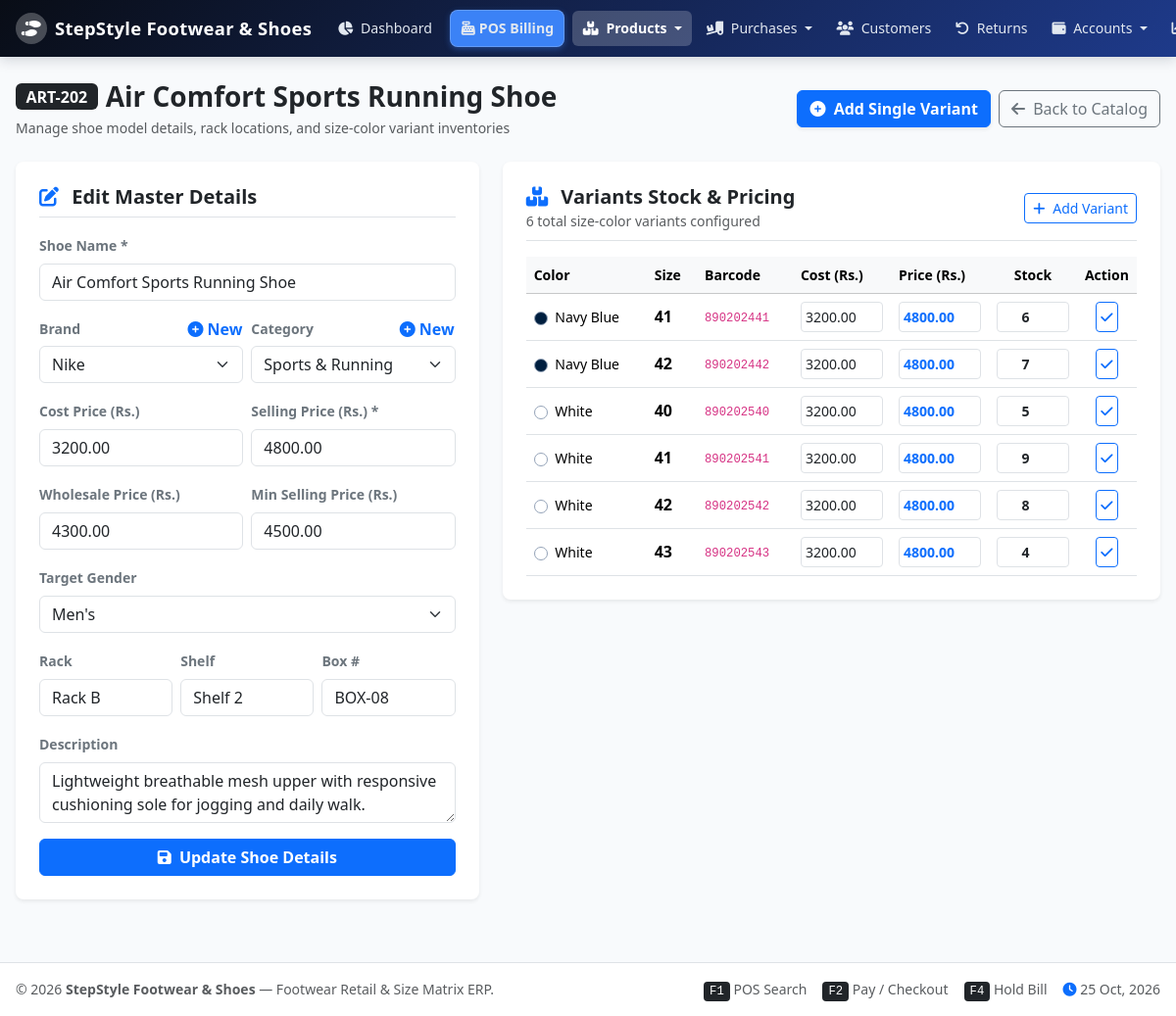
Screenshot of /product_edit.php?id=2 (signed in) with the database file from the repository.
### tables this page shows
CREATE TABLE `products` (
  `id` INT AUTO_INCREMENT PRIMARY KEY,
  `article_code` VARCHAR(50) UNIQUE NOT NULL,  
  `name` VARCHAR(150) NOT NULL,
  `category_id` INT NULL,
  `brand_id` INT NULL,
  `gender` ENUM('men', 'women', 'kids', 'unisex') NOT NULL DEFAULT 'men',
  `description` TEXT NULL,
  `image` VARCHAR(255) NULL,
  `base_purchase_price` DECIMAL(10,2) NOT NULL DEFAULT 0.00,
  `base_selling_price` DECIMAL(10,2) NOT NULL DEFAULT 0.00,
  `wholesale_price` DECIMAL(10,2) NOT NULL DEFAULT 0.00,
  `min_selling_price` DECIMAL(10,2) NOT NULL DEFAULT 0.00,
  `rack_location` VARCHAR(50) NULL,
  `shelf_location` VARCHAR(50) NULL,
  `box_number` VARCHAR(50) NULL,
  `is_active` TINYINT(1) NOT NULL DEFAULT 1,
  `created_at` TIMESTAMP DEFAULT CURRENT_TIMESTAMP,
  FOREIGN KEY (`category_id`) REFERENCES `categories`(`id`) ON DELETE SET NULL,
  FOREIGN KEY (`brand_id`) REFERENCES `brands`(`id`) ON DELETE SET NULL
);

CREATE TABLE `brands` (
  `id` INT AUTO_INCREMENT PRIMARY KEY,
  `name` VARCHAR(100) NOT NULL,
  `description` VARCHAR(255) NULL,
  `created_at` TIMESTAMP DEFAULT CURRENT_TIMESTAMP
);

CREATE TABLE `categories` (
  `id` INT AUTO_INCREMENT PRIMARY KEY,
  `name` VARCHAR(100) NOT NULL,
  `name_ur` VARCHAR(100) NULL,
  `slug` VARCHAR(100) NOT NULL,
  `created_at` TIMESTAMP DEFAULT CURRENT_TIMESTAMP
);

CREATE TABLE `product_variants` (
  `id` INT AUTO_INCREMENT PRIMARY KEY,
  `product_id` INT NOT NULL,
  `size_id` INT NOT NULL,
  `color_id` INT NOT NULL,
  `sku` VARCHAR(100) UNIQUE NULL,
  `barcode` VARCHAR(100) UNIQUE NOT NULL,
  `purchase_price` DECIMAL(10,2) NOT NULL DEFAULT 0.00,
  `selling_price` DECIMAL(10,2) NOT NULL DEFAULT 0.00,
  `stock_qty` INT NOT NULL DEFAULT 0,
  `damaged_qty` INT NOT NULL DEFAULT 0,
  `alert_qty` INT NOT NULL DEFAULT 2,
  `created_at` TIMESTAMP DEFAULT CURRENT_TIMESTAMP,
  FOREIGN KEY (`product_id`) REFERENCES `products`(`id`) ON DELETE CASCADE,
  FOREIGN KEY (`size_id`) REFERENCES `sizes`(`id`) ON DELETE RESTRICT,
  FOREIGN KEY (`color_id`) REFERENCES `colors`(`id`) ON DELETE RESTRICT
);

CREATE TABLE `colors` (
  `id` INT AUTO_INCREMENT PRIMARY KEY,
  `name` VARCHAR(50) NOT NULL,
  `name_ur` VARCHAR(50) NULL,
  `hex_code` VARCHAR(20) NOT NULL DEFAULT '#000000'
);

CREATE TABLE `sizes` (
  `id` INT AUTO_INCREMENT PRIMARY KEY,
  `size_system` VARCHAR(20) NOT NULL DEFAULT 'EU',  
  `size_number` VARCHAR(20) NOT NULL,
  `sort_order` INT NOT NULL DEFAULT 0
);

### config/functions.php (called while the page is built, shortened)
<?php
function clean($str) {
    return htmlspecialchars(trim((string)$str), ENT_QUOTES, 'UTF-8');
}

### product_edit.php (the view, shortened to what this page needs)
<?php
$db = getDB();
$product_id = (int)($_GET['id'] ?? 0);
$stmt = $db->prepare("SELECT * FROM products WHERE id = ?");
$stmt->execute([$product_id]);
$product = $stmt->fetch();
$categories = $db->query("SELECT * FROM categories ORDER BY name ASC")->fetchAll();
$brands = $db->query("SELECT * FROM brands ORDER BY name ASC")->fetchAll();
$stmt = $db->prepare("SELECT pv.*, sz.size_number, cl.name as color_name, cl.hex_code
                      FROM product_variants pv
                      JOIN sizes sz ON pv.size_id = sz.id
                      JOIN colors cl ON pv.color_id = cl.id
                      WHERE pv.product_id = ?
                      ORDER BY cl.name ASC, sz.sort_order ASC, sz.size_number ASC");
$stmt->execute([$product_id]);
$variants = $stmt->fetchAll();
require_once __DIR__ . '/includes/header.php';
?>
<div class="container-fluid px-3 pt-3">
    <div class="d-flex flex-column flex-md-row justify-content-between align-items-md-center gap-3 mb-4">
        <div>
            <div class="d-flex align-items-center gap-2">
                <span class="badge bg-dark fs-6"><?= clean($product['article_code']) ?></span>
                <h2 class="h3 fw-bold text-dark mb-0"><?= clean($product['name']) ?></h2>
            </div>
            <p class="text-muted small mb-0 mt-1">Manage shoe model details, rack locations, and size-color variant inventories</p>
        </div>
        <div class="d-flex gap-2">
            <button class="btn btn-primary fw-semibold shadow-sm" data-bs-toggle="modal" data-bs-target="#addVariantModal">
                <i class="fa-solid fa-plus-circle me-1"></i> Add Single Variant
            </button>
            <a href="products.php" class="btn btn-outline-secondary">
                <i class="fa-solid fa-arrow-left me-1"></i> Back to Catalog
            </a>
        </div>
    </div>
    <div class="row g-4 mb-4">
        <div class="col-lg-5">
            <div class="card border-0 shadow-sm rounded-3 p-4 bg-white">
                <h5 class="fw-bold text-dark mb-3 pb-2 border-bottom">
                    <i class="fa-solid fa-pen-to-square text-primary me-2"></i> Edit Master Details
                </h5>
                <form method="POST" action="product_edit.php?id=<?= $product_id ?>">
                    <div class="mb-3">
                        <label class="form-label small fw-bold text-secondary">Shoe Name *</label>
                        <input type="text" name="name" class="form-control" required value="<?= clean($product['name']) ?>">
                    </div>
                    <div class="row g-2 mb-3">
                        <div class="col-6">
                            <div class="d-flex justify-content-between align-items-center mb-1">
                                <label class="form-label small fw-bold text-secondary mb-0">Brand</label>
                                <button type="button" class="btn btn-link p-0 text-primary small text-decoration-none fw-semibold" data-bs-toggle="modal" data-bs-target="#quickBrandModal">
                                    <i class="fa-solid fa-plus-circle me-1"></i>New
                                </button>
                            </div>
                            <select name="brand_id" id="brand_select" class="form-select">
                                <?php foreach ($brands as $b): ?>
                                    <option value="<?= $b['id'] ?>" <?= $product['brand_id'] == $b['id'] ? 'selected' : '' ?>><?= clean($b['name']) ?></option>
                                <?php endforeach; ?>
                            </select>
                        </div>
                        <div class="col-6">
                            <div class="d-flex justify-content-between align-items-center mb-1">
                                <label class="form-label small fw-bold text-secondary mb-0">Category</label>
                                <button type="button" class="btn btn-link p-0 text-primary small text-decoration-none fw-semibold" data-bs-toggle="modal" data-bs-target="#quickCategoryModal">
                                    <i class="fa-solid fa-plus-circle me-1"></i>New
                                </button>
                            </div>
                            <select name="category_id" id="category_select" class="form-select">
                                <?php foreach ($categories as $cat): ?>
                                    <option value="<?= $cat['id'] ?>" <?= $product['category_id'] == $cat['id'] ? 'selected' : '' ?>><?= clean($cat['name']) ?></option>
                                <?php endforeach; ?>
                            </select>
                        </div>
                    </div>
                    <div class="row g-2 mb-3">
                        <div class="col-6">
                            <label class="form-label small fw-bold text-secondary">Cost Price (Rs.)</label>
                            <input type="number" step="0.01" name="base_purchase_price" class="form-control" value="<?= clean($product['base_purchase_price']) ?>">
                        </div>
                        <div class="col-6">
                            <label class="form-label small fw-bold text-secondary">Selling Price (Rs.) *</label>
                            <input type="number" step="0.01" name="base_selling_price" class="form-control" required value="<?= clean($product['base_selling_price']) ?>">
                        </div>
                    </div>
                    <div class="row g-2 mb-3">
                        <div class="col-6">
                            <label class="form-label small fw-bold text-secondary">Wholesale Price (Rs.)</label>
                            <input type="number" step="0.01" name="wholesale_price" class="form-control" value="<?= clean($product['wholesale_price']) ?>">
                        </div>
                        <div class="col-6">
                            <label class="form-label small fw-bold text-secondary">Min Selling Price (Rs.)</label>
                            <input type="number" step="0.01" name="min_selling_price" class="form-control" value="<?= clean($product['min_selling_price']) ?>">
                        </div>
                    </div>
                    <div class="mb-3">
                        <label class="form-label small fw-bold text-secondary">Target Gender</label>
                        <select name="gender" class="form-select">
                            <option value="men" <?= $product['gender'] === 'men' ? 'selected' : '' ?>>Men's</option>
                        </select>
                    </div>
                    <div class="row g-2 mb-3">
                        <div class="col-4">
                            <label class="form-label small fw-bold text-secondary">Rack</label>
                            <input type="text" name="rack_location" class="form-control" value="<?= clean($product['rack_location'] ?? '') ?>">
                        </div>
                        <div class="col-4">
                            <label class="form-label small fw-bold text-secondary">Shelf</label>
                            <input type="text" name="shelf_location" class="form-control" value="<?= clean($product['shelf_location'] ?? '') ?>">
                        </div>
                        <div class="col-4">
                            <label class="form-label small fw-bold text-secondary">Box #</label>
                            <input type="text" name="box_number" class="form-control" value="<?= clean($product['box_number'] ?? '') ?>">
                        </div>
                    </div>
                    <div class="mb-3">
                        <label class="form-label small fw-bold text-secondary">Description</label>
                        <textarea name="description" class="form-control" rows="2"><?= clean($product['description'] ?? '') ?></textarea>
                    </div>
                    <button type="submit" class="btn btn-primary w-100 fw-bold">
                        <i class="fa-solid fa-save me-1"></i> Update Shoe Details
                    </button>
                </form>
            </div>
        </div>
        <div class="col-lg-7">
            <div class="card border-0 shadow-sm rounded-3 bg-white p-4">
                <div class="d-flex justify-content-between align-items-center mb-3 pb-2 border-bottom">
                    <div>
                        <h5 class="fw-bold text-dark mb-0">
                            <i class="fa-solid fa-boxes-stacked text-primary me-2"></i> Variants Stock &amp; Pricing
                        </h5>
                        <span class="small text-muted"><?= count($variants) ?> total size-color variants configured</span>
                    </div>
                    <button class="btn btn-sm btn-outline-primary" data-bs-toggle="modal" data-bs-target="#addVariantModal">
                        <i class="fa-solid fa-plus me-1"></i> Add Variant
                    </button>
                </div>
                <div class="table-responsive">
                    <table class="table table-hover align-middle mb-0 small">
                        <thead class="table-light">
                            <tr>
                                <th>Color</th>
                                <th>Size</th>
                                <th>Barcode</th>
                                <th style="width: 100px;">Cost (Rs.)</th>
                                <th style="width: 100px;">Price (Rs.)</th>
                                <th style="width: 90px;" class="text-center">Stock</th>
                                <th class="text-center" style="width: 60px;">Action</th>
                            </tr>
                        </thead>
                        <tbody>
                            <?php foreach ($variants as $v): ?>
                                <tr>
                                    <form method="POST" action="product_edit.php?id=<?= $product_id ?>">
                                        <td>
                                            <span class="color-swatch-sm" style="background-color: <?= clean($v['hex_code']) ?>;"></span>
                                            <?= clean($v['color_name']) ?>
                                        </td>
                                        <td class="fw-bold fs-6"><?= clean($v['size_number']) ?></td>
                                        <td><code><?= clean($v['barcode']) ?></code></td>
                                        <td>
                                            <input type="number" step="0.01" name="variant_cost" class="form-control form-control-sm p-1" value="<?= $v['purchase_price'] ?>">
                                        </td>
                                        <td>
                                            <input type="number" step="0.01" name="variant_price" class="form-control form-control-sm p-1 fw-bold text-primary" value="<?= $v['selling_price'] ?>">
                                        </td>
                                        <td>
                                            <input type="number" name="variant_stock" class="form-control form-control-sm p-1 text-center fw-bold" value="<?= $v['stock_qty'] ?>">
                                        </td>
                                        <td class="text-center">
                                            <button type="submit" class="btn btn-sm btn-outline-primary p-1" title="Save Row">
                                                <i class="fa-solid fa-check"></i>
                                            </button>
                                        </td>
                                    </form>
                                </tr>
                            <?php endforeach; ?>
                        </tbody>
                    </table>
                </div>
            </div>
        </div>
    </div>
</div>
<?php require_once __DIR__ . '/includes/footer.php'; ?>

### assets/css/style.css (style rules this page uses)
:root { --primary-color: #2563eb; --primary-hover: #1d4ed8; --secondary-color: #0f172a; --accent-color: #0284c7; --success-color: #10b981; --warning-color: #f59e0b; --danger-color: #ef4444; --bg-light: #f8fafc; --card-bg: #ffffff; --border-color: #e2e8f0; --text-main: #0f172a; --text-muted: #64748b; }
html, body { max-width: 100%; overflow-x: hidden; margin: 0; padding: 0; }
body { font-family: 'Segoe UI', system-ui, -apple-system, BlinkMacSystemFont, 'Roboto', sans-serif; background-color: var(--bg-light); color: var(--text-main); min-height: 100vh; display: flex; flex-direction: column; -webkit-font-smoothing: antialiased; }
.color-swatch-sm { width: 14px; height: 14px; border-radius: 50%; display: inline-block; margin-right: 4px; border: 1px solid #94a3b8; vertical-align: middle; }
.table-responsive { max-width: 100%; overflow-x: auto; -webkit-overflow-scrolling: touch; }

### rows the page displays
products: article_code "ART-202", name "Air Comfort Sports Running Shoe", brand_id "Nike", category_id "Sports & Running", base_purchase_price "3200.00", base_selling_price "4800.00", wholesale_price "4300.00", min_selling_price "4500.00", gender "Men's", rack_location "Rack B", shelf_location "Shelf 2", box_number "BOX-08", description "Lightweight breathable mesh upper with responsive cushioning sole for jogging and daily walk."
product_variants: color.name "Navy Blue", size.size_number "41", barcode "890202441", variant_cost "3200.00", variant_price "4800.00", variant_stock "6"
product_variants: color.name "Navy Blue", size.size_number "42", barcode "890202442", variant_cost "3200.00", variant_price "4800.00", variant_stock "7"
product_variants: color.name "White", size.size_number "40", barcode "890202540", variant_cost "3200.00", variant_price "4800.00", variant_stock "5"
product_variants: color.name "White", size.size_number "41", barcode "890202541", variant_cost "3200.00", variant_price "4800.00", variant_stock "9"
product_variants: color.name "White", size.size_number "42", barcode "890202542", variant_cost "3200.00", variant_price "4800.00", variant_stock "8"
product_variants: color.name "White", size.size_number "43", barcode "890202543", variant_cost "3200.00", variant_price "4800.00", variant_stock "4"

### other values shown
$shop_name "StepStyle Footwear & Shoes"
count($variants) "6"
get_setting('shop_name', 'Shoes POS') "StepStyle Footwear & Shoes"
